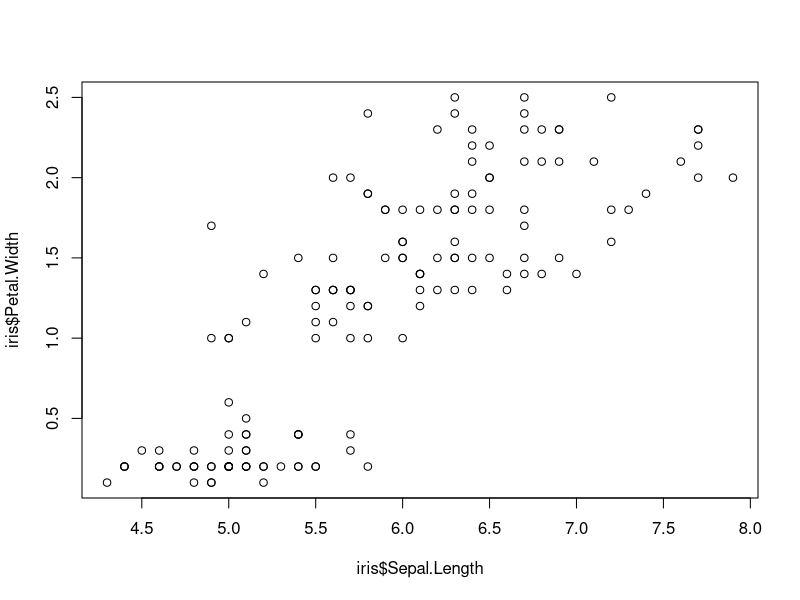
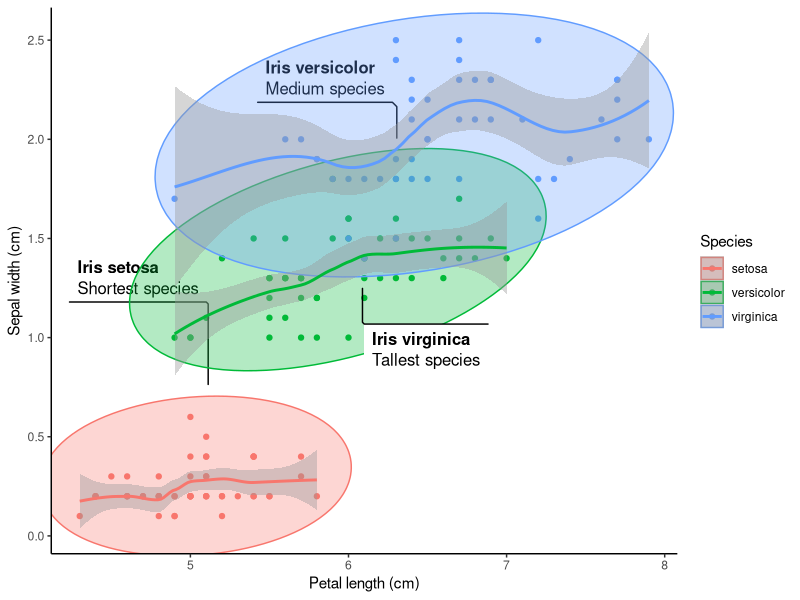
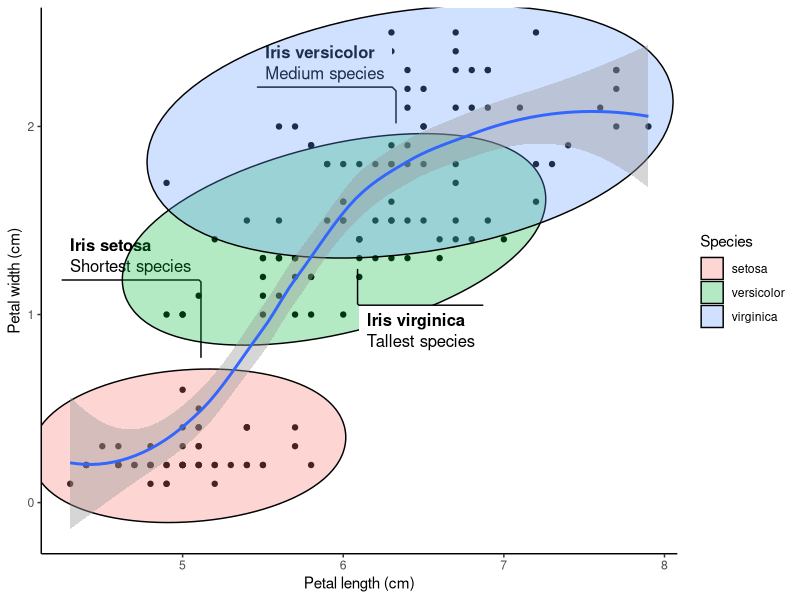
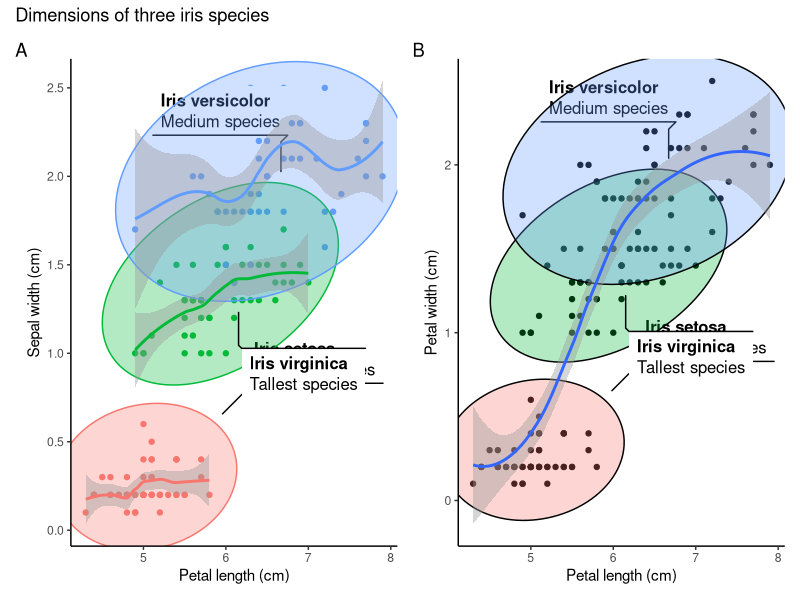
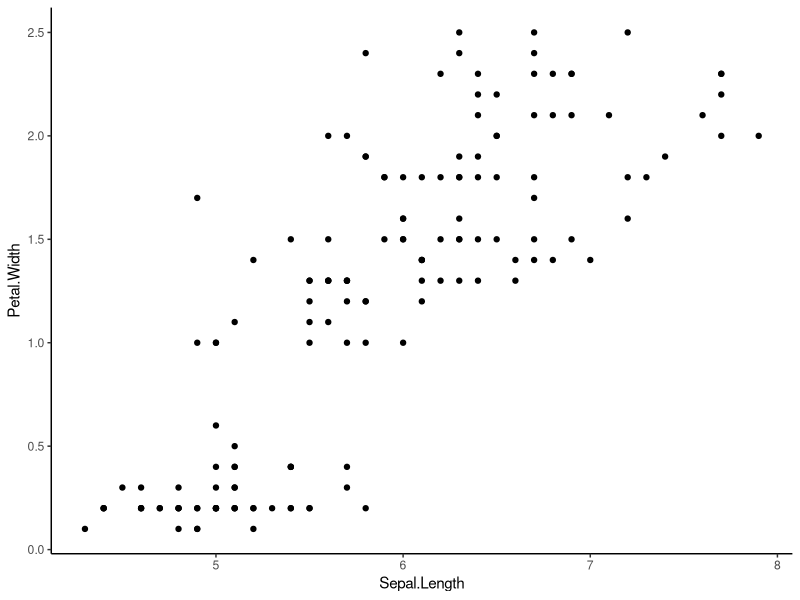
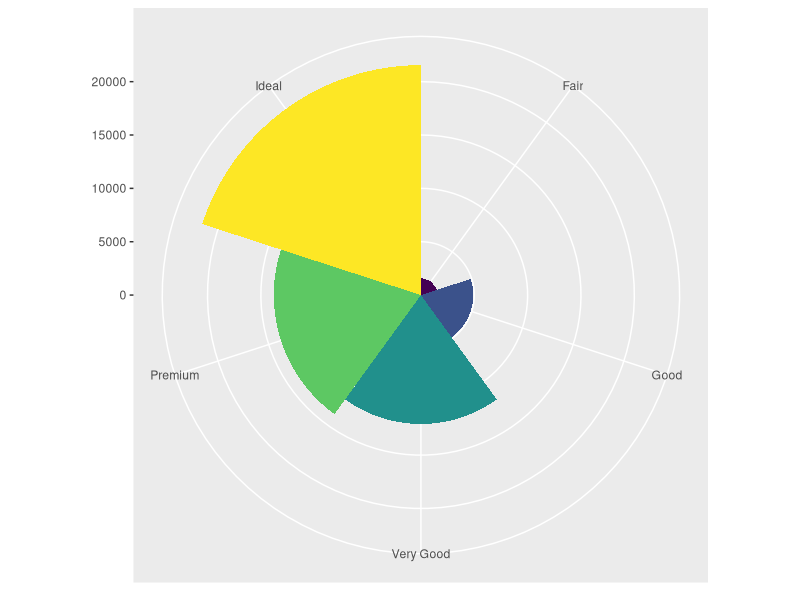
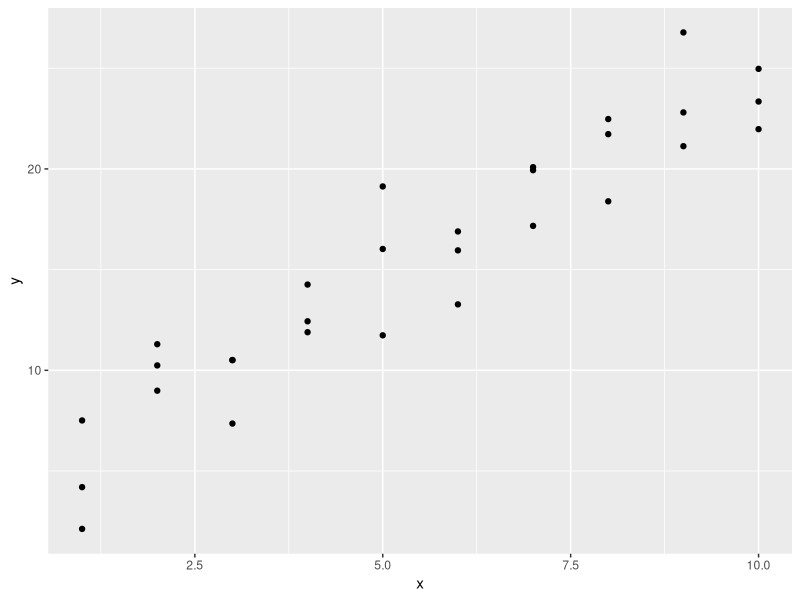
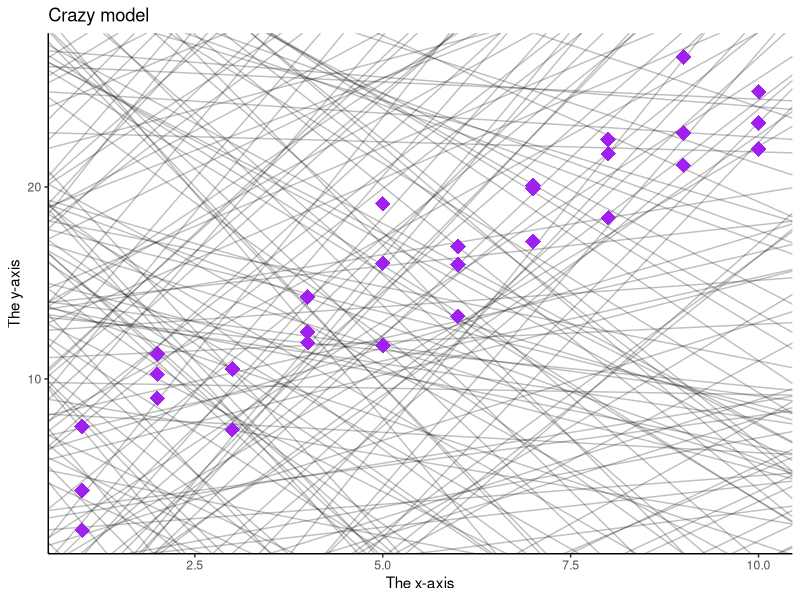

Here is the R script that generated these plots, in order:
# IRIS PLOT ----

# I will use three packages in this plotting exercise

# Install them in case you still don't have them already

# install.packages("patchwork")
# install.packages("ggforce")
# install.packages("ggplot2")

# Let me load the packages using library() function.

library(patchwork)
library(ggforce)
library(ggplot2)
library(tidyverse)
library(modelr)

str(iris) # Checking the structure of the dataset. Returned in Console.

plot(iris$Sepal.Length, iris$Petal.Width) # Basic plot within the R base.

# Creating the first plot of the iris data.

separate_smooth <- ggplot(data = iris,    # Specifying the data to be plotted.
       mapping = aes(x = Sepal.Length,    # Stating the axes data.
                     y = Petal.Width,
                     color = Species)) +  # Ensuring points are colored by spp.
  geom_point() +                          # Deciding the plotting geometry.
  labs(x = "Petal length (cm)",           # Specifying the axes labels.
       y = "Sepal width (cm)") +
  geom_mark_ellipse(aes(fill = Species,   # Adding ellipses for the spps.
                        filter = Species == "setosa",
                        label = "Iris setosa",
                        description = "Shortest species")) +
  geom_mark_ellipse(aes(fill = Species,
                        filter = Species == "versicolor",
                        label = "Iris versicolor",
                        description = "Medium species")) +
  geom_mark_ellipse(aes(fill = Species,
                        filter = Species == "virginica",
                        label = "Iris virginica",
                        description = "Tallest species")) +
  theme_classic() +                      # Having publication ready background.
  geom_smooth()
# Adding smooth line around 95% level.
separate_smooth

# In the above plot, having color within the aes() breakes the data into 
# species-wise groups. Meaning each species group will be smoothed separately.

uniform_smooth <- ggplot(data = iris,
                         mapping = aes(x = Sepal.Length,
                                       y = Petal.Width)) + # Note no color here.
  geom_point() +
  labs(x = "Petal length (cm)",
       y = "Petal width (cm)") +
  geom_mark_ellipse(aes(fill = Species,
                        filter = Species == "setosa",
                        label = "Iris setosa",
                        description = "Shortest species")) +
  geom_mark_ellipse(aes(fill = Species,
                        filter = Species == "versicolor",
                        label = "Iris versicolor",
                        description = "Medium species")) +
  geom_mark_ellipse(aes(fill = Species,
                        filter = Species == "virginica",
                        label = "Iris virginica",
                        description = "Tallest species")) +
  theme_classic() +
  geom_smooth()

uniform_smooth # This is looking cool!

# Avoiding the color parameter in the aes() ensures all species are considered
# together in the subsequent layers arguments. No grouping by species.

# Patchwork package allows for addition of two plots by their object names.
# The addition is so simple, just relying on the plus (+) operator.

combined_plots <- separate_smooth + uniform_smooth # Adding plots.

# Now I want to give the plots title and tags or labels to identify them

combined_plots_labeled <- combined_plots +
  plot_annotation(
    title = "Dimensions of three iris species", # Title of both plots.
    tag_levels = "A" # Indicates that the plots will be labelled A, B, C etc.
  ) # This makes the first plot to be A and the next to be B. Checking on 
# documentation will help know more arguments in this function.

# Now I want to remove the legends since the species labels are visible

combined_plots_labeled_no_legend <- combined_plots_labeled &
  theme(legend.position = "none") # Removes legends from the plots.

combined_plots_labeled_no_legend # This will print out the final product.

# Showing that in ggplot2 we can use & instead of plus (+)
library(ggplot2)
attach(iris)

ggplot(data = iris, mapping = aes(x = Sepal.Length, y = Petal.Width)) +
  geom_point() +
  theme_classic()
head(iris)

# I think it has taken me a long time to know this.
# I used ggplot2:: so that I can be sure that the & is supported by ggplot2 and 
# not any other loaded packages such ggforce and patchwork.

ggplot(data = diamonds) +
  geom_bar(mapping = aes(x = cut, fill = cut), show.legend = FALSE, width = 1) +
  theme(aspect.ratio = 1) +
  labs(x = NULL, y = NULL) +
  coord_polar() # coord_flip() can also work well with the data depending on need.
  
# Cool/crazy plot with modelr 

library(modelr)
options(na.action = na.warn)

ggplot(data = sim1, mapping = aes(x = x, y = y)) +
  geom_point() # There is some visible correlation between the variables

models <- tibble(
  a1 = runif(250, -20, 40),
  a2 = runif(250, -5, 5)
)

ggplot(data = sim1, mapping = aes(x = x, y =y)) +
  geom_abline(mapping = aes(intercept = a1, slope = a2),
              data = models, alpha = 1/4) +
  geom_point(col = 'purple', pch = 18, size = 5) +
  labs(x = 'The x-axis', y = 'The y-axis', title = 'Crazy model') +
  theme_classic()
